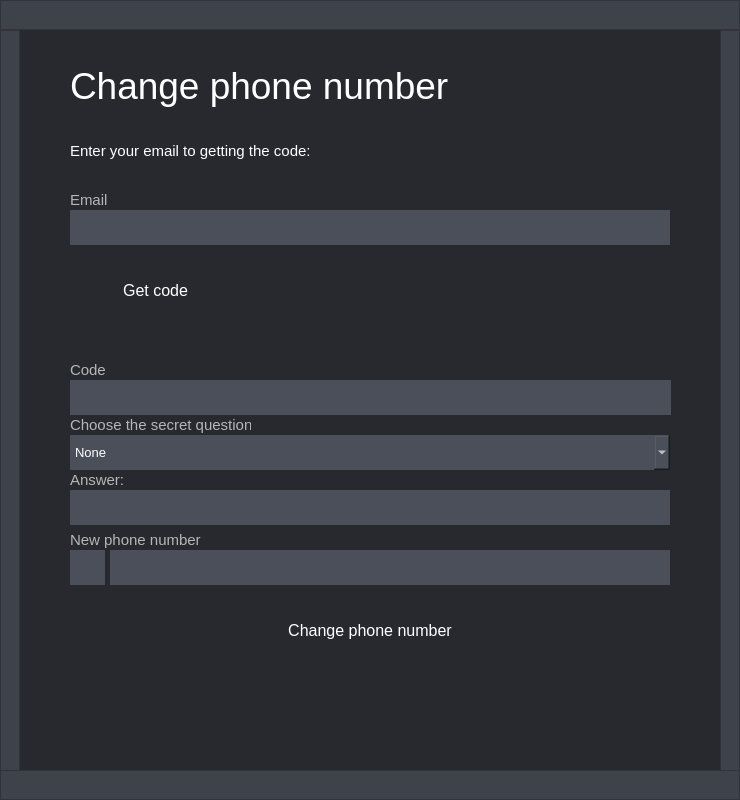
<?xml version="1.0" encoding="UTF-8"?>
<ui version="4.0">
 <class>RestorePhoneNumber</class>
 <widget class="QDialog" name="RestorePhoneNumber">
  <property name="geometry">
   <rect>
    <x>0</x>
    <y>0</y>
    <width>740</width>
    <height>800</height>
   </rect>
  </property>
  <property name="windowTitle">
   <string>Dialog</string>
  </property>
  <property name="styleSheet">
   <string notr="true">background-color: rgb(39, 41, 47);</string>
  </property>
  <widget class="QPushButton" name="GetCode_button">
   <property name="geometry">
    <rect>
     <x>70</x>
     <y>270</y>
     <width>171</width>
     <height>40</height>
    </rect>
   </property>
   <property name="font">
    <font>
     <family>Arial</family>
     <pointsize>12</pointsize>
     <bold>false</bold>
    </font>
   </property>
   <property name="cursor">
    <cursorShape>PointingHandCursor</cursorShape>
   </property>
   <property name="styleSheet">
    <string notr="true">QPushButton
{
	color: rgb(255, 255, 255);
	background: qlineargradient(x1:0, y1:0, x2:1, y2:1,
                stop:0 rgb(0, 200, 250), 
				stop: 0.4 rgb(30, 150, 255),
                stop:1 rgb(60, 90, 255));
	border: 0px;
}
QPushButton:hover
{
	
	background-color: rgb(25, 206, 255);
}</string>
   </property>
   <property name="text">
    <string>Get code</string>
   </property>
   <property name="iconSize">
    <size>
     <width>220</width>
     <height>40</height>
    </size>
   </property>
   <property name="autoRepeatDelay">
    <number>0</number>
   </property>
   <property name="autoRepeatInterval">
    <number>-4</number>
   </property>
   <property name="default">
    <bool>false</bool>
   </property>
  </widget>
  <widget class="QLabel" name="label_2">
   <property name="geometry">
    <rect>
     <x>70</x>
     <y>140</y>
     <width>361</width>
     <height>21</height>
    </rect>
   </property>
   <property name="font">
    <font>
     <family>Arial</family>
     <pointsize>11</pointsize>
    </font>
   </property>
   <property name="styleSheet">
    <string notr="true">color: rgb(255, 255, 255);</string>
   </property>
   <property name="text">
    <string>Enter your email to getting the code:</string>
   </property>
  </widget>
  <widget class="QLineEdit" name="Email_lineEdit">
   <property name="geometry">
    <rect>
     <x>70</x>
     <y>210</y>
     <width>600</width>
     <height>35</height>
    </rect>
   </property>
   <property name="sizePolicy">
    <sizepolicy hsizetype="Expanding" vsizetype="Expanding">
     <horstretch>0</horstretch>
     <verstretch>0</verstretch>
    </sizepolicy>
   </property>
   <property name="font">
    <font>
     <family>Arial</family>
     <pointsize>11</pointsize>
    </font>
   </property>
   <property name="styleSheet">
    <string notr="true">color: rgb(255, 255, 255);

background-color: rgb(74, 79, 90);</string>
   </property>
   <property name="text">
    <string/>
   </property>
   <property name="frame">
    <bool>false</bool>
   </property>
  </widget>
  <widget class="QLabel" name="Email_label">
   <property name="geometry">
    <rect>
     <x>70</x>
     <y>190</y>
     <width>281</width>
     <height>20</height>
    </rect>
   </property>
   <property name="font">
    <font>
     <family>Arial</family>
     <pointsize>11</pointsize>
    </font>
   </property>
   <property name="styleSheet">
    <string notr="true">color: rgb(182, 182, 182);</string>
   </property>
   <property name="text">
    <string>Email</string>
   </property>
  </widget>
  <widget class="QLabel" name="label">
   <property name="geometry">
    <rect>
     <x>70</x>
     <y>60</y>
     <width>521</width>
     <height>51</height>
    </rect>
   </property>
   <property name="font">
    <font>
     <family>Arial</family>
     <pointsize>28</pointsize>
    </font>
   </property>
   <property name="styleSheet">
    <string notr="true">color: rgb(255, 255, 255);</string>
   </property>
   <property name="text">
    <string>Change phone number</string>
   </property>
  </widget>
  <widget class="QLabel" name="CodeError">
   <property name="geometry">
    <rect>
     <x>260</x>
     <y>270</y>
     <width>411</width>
     <height>41</height>
    </rect>
   </property>
   <property name="font">
    <font>
     <family>Arial</family>
     <pointsize>10</pointsize>
    </font>
   </property>
   <property name="styleSheet">
    <string notr="true">background-color: none;
color: rgb(255, 50, 0);</string>
   </property>
   <property name="text">
    <string/>
   </property>
  </widget>
  <widget class="QLineEdit" name="Code_lineEdit">
   <property name="geometry">
    <rect>
     <x>70</x>
     <y>380</y>
     <width>601</width>
     <height>35</height>
    </rect>
   </property>
   <property name="sizePolicy">
    <sizepolicy hsizetype="Expanding" vsizetype="Expanding">
     <horstretch>0</horstretch>
     <verstretch>0</verstretch>
    </sizepolicy>
   </property>
   <property name="font">
    <font>
     <family>Arial</family>
     <pointsize>11</pointsize>
    </font>
   </property>
   <property name="styleSheet">
    <string notr="true">color: rgb(255, 255, 255);

background-color: rgb(74, 79, 90);</string>
   </property>
   <property name="text">
    <string/>
   </property>
   <property name="frame">
    <bool>false</bool>
   </property>
  </widget>
  <widget class="QLabel" name="Code_label">
   <property name="geometry">
    <rect>
     <x>70</x>
     <y>360</y>
     <width>41</width>
     <height>20</height>
    </rect>
   </property>
   <property name="font">
    <font>
     <family>Arial</family>
     <pointsize>11</pointsize>
    </font>
   </property>
   <property name="styleSheet">
    <string notr="true">color: rgb(182, 182, 182);</string>
   </property>
   <property name="text">
    <string>Code</string>
   </property>
  </widget>
  <widget class="QComboBox" name="SecretQuestion_comboBox">
   <property name="geometry">
    <rect>
     <x>70</x>
     <y>435</y>
     <width>600</width>
     <height>35</height>
    </rect>
   </property>
   <property name="font">
    <font>
     <family>Arial</family>
     <pointsize>10</pointsize>
    </font>
   </property>
   <property name="styleSheet">
    <string notr="true">color: rgb(255, 255, 255);
border: 0px;
background-color: rgb(74, 79, 90);</string>
   </property>
   <item>
    <property name="text">
     <string>None</string>
    </property>
   </item>
   <item>
    <property name="text">
     <string>The city in which you were born.</string>
    </property>
   </item>
   <item>
    <property name="text">
     <string>The name of your favorite pet.</string>
    </property>
   </item>
   <item>
    <property name="text">
     <string>The your favorite food.</string>
    </property>
   </item>
   <item>
    <property name="text">
     <string>The maiden's name of your mother.</string>
    </property>
   </item>
   <item>
    <property name="text">
     <string>The make of your first car.</string>
    </property>
   </item>
   <item>
    <property name="text">
     <string>The model of your first phone.</string>
    </property>
   </item>
  </widget>
  <widget class="QLabel" name="ChooseSecretQuetion_label">
   <property name="geometry">
    <rect>
     <x>70</x>
     <y>415</y>
     <width>181</width>
     <height>20</height>
    </rect>
   </property>
   <property name="font">
    <font>
     <family>Arial</family>
     <pointsize>11</pointsize>
    </font>
   </property>
   <property name="styleSheet">
    <string notr="true">color: rgb(182, 182, 182);</string>
   </property>
   <property name="text">
    <string>Choose the secret question</string>
   </property>
  </widget>
  <widget class="QLabel" name="Answer_label">
   <property name="geometry">
    <rect>
     <x>70</x>
     <y>470</y>
     <width>281</width>
     <height>20</height>
    </rect>
   </property>
   <property name="font">
    <font>
     <family>Arial</family>
     <pointsize>11</pointsize>
    </font>
   </property>
   <property name="styleSheet">
    <string notr="true">color: rgb(182, 182, 182);</string>
   </property>
   <property name="text">
    <string>Answer:</string>
   </property>
  </widget>
  <widget class="QLineEdit" name="Answer_lineEdit">
   <property name="geometry">
    <rect>
     <x>70</x>
     <y>490</y>
     <width>600</width>
     <height>35</height>
    </rect>
   </property>
   <property name="sizePolicy">
    <sizepolicy hsizetype="Expanding" vsizetype="Expanding">
     <horstretch>0</horstretch>
     <verstretch>0</verstretch>
    </sizepolicy>
   </property>
   <property name="font">
    <font>
     <family>Arial</family>
     <pointsize>11</pointsize>
    </font>
   </property>
   <property name="styleSheet">
    <string notr="true">color: rgb(255, 255, 255);

background-color: rgb(74, 79, 90);</string>
   </property>
   <property name="text">
    <string/>
   </property>
   <property name="frame">
    <bool>false</bool>
   </property>
  </widget>
  <widget class="QPushButton" name="ChangePhoneNumber_button">
   <property name="geometry">
    <rect>
     <x>70</x>
     <y>610</y>
     <width>600</width>
     <height>40</height>
    </rect>
   </property>
   <property name="font">
    <font>
     <family>Arial</family>
     <pointsize>12</pointsize>
     <bold>false</bold>
    </font>
   </property>
   <property name="cursor">
    <cursorShape>PointingHandCursor</cursorShape>
   </property>
   <property name="styleSheet">
    <string notr="true">QPushButton
{
	color: rgb(255, 255, 255);
	background: qlineargradient(x1:0, y1:0, x2:1, y2:1,
                stop:0 rgb(0, 200, 250), 
				stop: 0.4 rgb(30, 150, 255),
                stop:1 rgb(60, 90, 255));
	border: 0px;
}
QPushButton:hover
{
	
	background-color: rgb(25, 206, 255);
}</string>
   </property>
   <property name="text">
    <string>Change phone number</string>
   </property>
   <property name="iconSize">
    <size>
     <width>220</width>
     <height>40</height>
    </size>
   </property>
   <property name="autoRepeatDelay">
    <number>0</number>
   </property>
   <property name="autoRepeatInterval">
    <number>-4</number>
   </property>
   <property name="default">
    <bool>false</bool>
   </property>
  </widget>
  <widget class="QLabel" name="Error_window_label">
   <property name="geometry">
    <rect>
     <x>70</x>
     <y>670</y>
     <width>600</width>
     <height>81</height>
    </rect>
   </property>
   <property name="font">
    <font>
     <family>Arial</family>
     <pointsize>10</pointsize>
    </font>
   </property>
   <property name="styleSheet">
    <string notr="true">background-color: none;
color: rgb(255, 50, 0);</string>
   </property>
   <property name="text">
    <string/>
   </property>
   <property name="alignment">
    <set>Qt::AlignHCenter|Qt::AlignTop</set>
   </property>
  </widget>
  <widget class="QFrame" name="LeftBorder_frame_2">
   <property name="geometry">
    <rect>
     <x>720</x>
     <y>30</y>
     <width>20</width>
     <height>741</height>
    </rect>
   </property>
   <property name="styleSheet">
    <string notr="true">background-color: rgb(62, 66, 75);
</string>
   </property>
   <property name="frameShape">
    <enum>QFrame::StyledPanel</enum>
   </property>
   <property name="frameShadow">
    <enum>QFrame::Raised</enum>
   </property>
  </widget>
  <widget class="QFrame" name="LeftBorder_frame">
   <property name="geometry">
    <rect>
     <x>0</x>
     <y>30</y>
     <width>20</width>
     <height>741</height>
    </rect>
   </property>
   <property name="styleSheet">
    <string notr="true">background-color: rgb(62, 66, 75);
</string>
   </property>
   <property name="frameShape">
    <enum>QFrame::StyledPanel</enum>
   </property>
   <property name="frameShadow">
    <enum>QFrame::Raised</enum>
   </property>
  </widget>
  <widget class="QFrame" name="BottomBorder_frame">
   <property name="geometry">
    <rect>
     <x>0</x>
     <y>770</y>
     <width>740</width>
     <height>30</height>
    </rect>
   </property>
   <property name="styleSheet">
    <string notr="true">background-color: rgb(62, 66, 75);</string>
   </property>
   <property name="frameShape">
    <enum>QFrame::StyledPanel</enum>
   </property>
   <property name="frameShadow">
    <enum>QFrame::Raised</enum>
   </property>
  </widget>
  <widget class="QFrame" name="UpperBorder_frame">
   <property name="geometry">
    <rect>
     <x>0</x>
     <y>0</y>
     <width>740</width>
     <height>30</height>
    </rect>
   </property>
   <property name="styleSheet">
    <string notr="true">background-color: rgb(62, 66, 75);</string>
   </property>
   <property name="frameShape">
    <enum>QFrame::StyledPanel</enum>
   </property>
   <property name="frameShadow">
    <enum>QFrame::Raised</enum>
   </property>
   <widget class="QPushButton" name="Close_button">
    <property name="geometry">
     <rect>
      <x>715</x>
      <y>0</y>
      <width>25</width>
      <height>25</height>
     </rect>
    </property>
    <property name="styleSheet">
     <string notr="true">QPushButton
{	
	background-color: rgba(0, 0, 0, 0);
	border: 0px; 
}
QPushButton:hover
{ 
	background-color: rgb(249, 22, 34);
 }
</string>
    </property>
    <property name="text">
     <string/>
    </property>
    <property name="icon">
     <iconset>
      <normaloff>../build-DesktopClient_qt6-Desktop_Qt_6_6_0_MSVC2019_64bit-Debug/ApplicationIcons/CloseCross.png</normaloff>../build-DesktopClient_qt6-Desktop_Qt_6_6_0_MSVC2019_64bit-Debug/ApplicationIcons/CloseCross.png</iconset>
    </property>
    <property name="iconSize">
     <size>
      <width>14</width>
      <height>14</height>
     </size>
    </property>
   </widget>
  </widget>
  <widget class="QLabel" name="NewPhoneNumber_label">
   <property name="geometry">
    <rect>
     <x>70</x>
     <y>530</y>
     <width>281</width>
     <height>20</height>
    </rect>
   </property>
   <property name="font">
    <font>
     <family>Arial</family>
     <pointsize>11</pointsize>
    </font>
   </property>
   <property name="styleSheet">
    <string notr="true">color: rgb(182, 182, 182);</string>
   </property>
   <property name="text">
    <string>New phone number</string>
   </property>
  </widget>
  <widget class="QLineEdit" name="PhoneNumber_lineEdit">
   <property name="geometry">
    <rect>
     <x>110</x>
     <y>550</y>
     <width>560</width>
     <height>35</height>
    </rect>
   </property>
   <property name="sizePolicy">
    <sizepolicy hsizetype="Expanding" vsizetype="Expanding">
     <horstretch>0</horstretch>
     <verstretch>0</verstretch>
    </sizepolicy>
   </property>
   <property name="font">
    <font>
     <family>Arial</family>
     <pointsize>11</pointsize>
    </font>
   </property>
   <property name="styleSheet">
    <string notr="true">color: rgb(255, 255, 255);

background-color: rgb(74, 79, 90);</string>
   </property>
   <property name="text">
    <string/>
   </property>
   <property name="frame">
    <bool>false</bool>
   </property>
  </widget>
  <widget class="QLabel" name="PhoneCode_label">
   <property name="geometry">
    <rect>
     <x>70</x>
     <y>550</y>
     <width>35</width>
     <height>35</height>
    </rect>
   </property>
   <property name="font">
    <font>
     <family>Arial</family>
     <pointsize>11</pointsize>
    </font>
   </property>
   <property name="styleSheet">
    <string notr="true">color: rgb(255, 255, 255);

background-color: rgb(74, 79, 90);</string>
   </property>
   <property name="text">
    <string/>
   </property>
  </widget>
  <zorder>ChangePhoneNumber_button</zorder>
  <zorder>GetCode_button</zorder>
  <zorder>label_2</zorder>
  <zorder>Email_lineEdit</zorder>
  <zorder>Email_label</zorder>
  <zorder>label</zorder>
  <zorder>CodeError</zorder>
  <zorder>Code_lineEdit</zorder>
  <zorder>Code_label</zorder>
  <zorder>SecretQuestion_comboBox</zorder>
  <zorder>ChooseSecretQuetion_label</zorder>
  <zorder>Answer_label</zorder>
  <zorder>Answer_lineEdit</zorder>
  <zorder>Error_window_label</zorder>
  <zorder>LeftBorder_frame_2</zorder>
  <zorder>LeftBorder_frame</zorder>
  <zorder>BottomBorder_frame</zorder>
  <zorder>UpperBorder_frame</zorder>
  <zorder>NewPhoneNumber_label</zorder>
  <zorder>PhoneNumber_lineEdit</zorder>
  <zorder>PhoneCode_label</zorder>
 </widget>
 <resources/>
 <connections/>
</ui>
